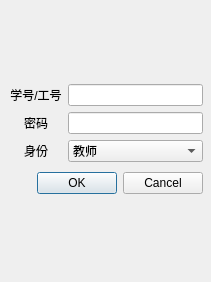
<?xml version="1.0" encoding="UTF-8"?>
<ui version="4.0">
 <class>loginDialog</class>
 <widget class="QDialog" name="loginDialog">
  <property name="geometry">
   <rect>
    <x>0</x>
    <y>0</y>
    <width>211</width>
    <height>282</height>
   </rect>
  </property>
  <property name="windowTitle">
   <string>Dialog</string>
  </property>
  <widget class="QWidget" name="">
   <property name="geometry">
    <rect>
     <x>10</x>
     <y>80</y>
     <width>193</width>
     <height>118</height>
    </rect>
   </property>
   <layout class="QVBoxLayout" name="verticalLayout">
    <item>
     <layout class="QGridLayout" name="gridLayout">
      <item row="0" column="0">
       <widget class="QLabel" name="labelIDInput">
        <property name="text">
         <string>学号/工号</string>
        </property>
        <property name="alignment">
         <set>Qt::AlignCenter</set>
        </property>
       </widget>
      </item>
      <item row="0" column="1">
       <widget class="QLineEdit" name="loginID"/>
      </item>
      <item row="1" column="0">
       <widget class="QLabel" name="loginPwdInput">
        <property name="text">
         <string>密码</string>
        </property>
        <property name="alignment">
         <set>Qt::AlignCenter</set>
        </property>
       </widget>
      </item>
      <item row="1" column="1">
       <widget class="QLineEdit" name="loginPwd"/>
      </item>
      <item row="2" column="0">
       <widget class="QLabel" name="loginIdentityInput">
        <property name="text">
         <string>身份</string>
        </property>
        <property name="alignment">
         <set>Qt::AlignCenter</set>
        </property>
       </widget>
      </item>
      <item row="2" column="1">
       <widget class="QComboBox" name="teacherStu">
        <item>
         <property name="text">
          <string>教师</string>
         </property>
        </item>
        <item>
         <property name="text">
          <string>学生</string>
         </property>
        </item>
       </widget>
      </item>
     </layout>
    </item>
    <item>
     <widget class="QDialogButtonBox" name="loginButtons">
      <property name="orientation">
       <enum>Qt::Horizontal</enum>
      </property>
      <property name="standardButtons">
       <set>QDialogButtonBox::Cancel|QDialogButtonBox::Ok</set>
      </property>
     </widget>
    </item>
   </layout>
  </widget>
 </widget>
 <resources/>
 <connections>
  <connection>
   <sender>loginButtons</sender>
   <signal>accepted()</signal>
   <receiver>loginDialog</receiver>
   <slot>accept()</slot>
   <hints>
    <hint type="sourcelabel">
     <x>248</x>
     <y>254</y>
    </hint>
    <hint type="destinationlabel">
     <x>157</x>
     <y>274</y>
    </hint>
   </hints>
  </connection>
  <connection>
   <sender>loginButtons</sender>
   <signal>rejected()</signal>
   <receiver>loginDialog</receiver>
   <slot>reject()</slot>
   <hints>
    <hint type="sourcelabel">
     <x>316</x>
     <y>260</y>
    </hint>
    <hint type="destinationlabel">
     <x>286</x>
     <y>274</y>
    </hint>
   </hints>
  </connection>
 </connections>
</ui>
